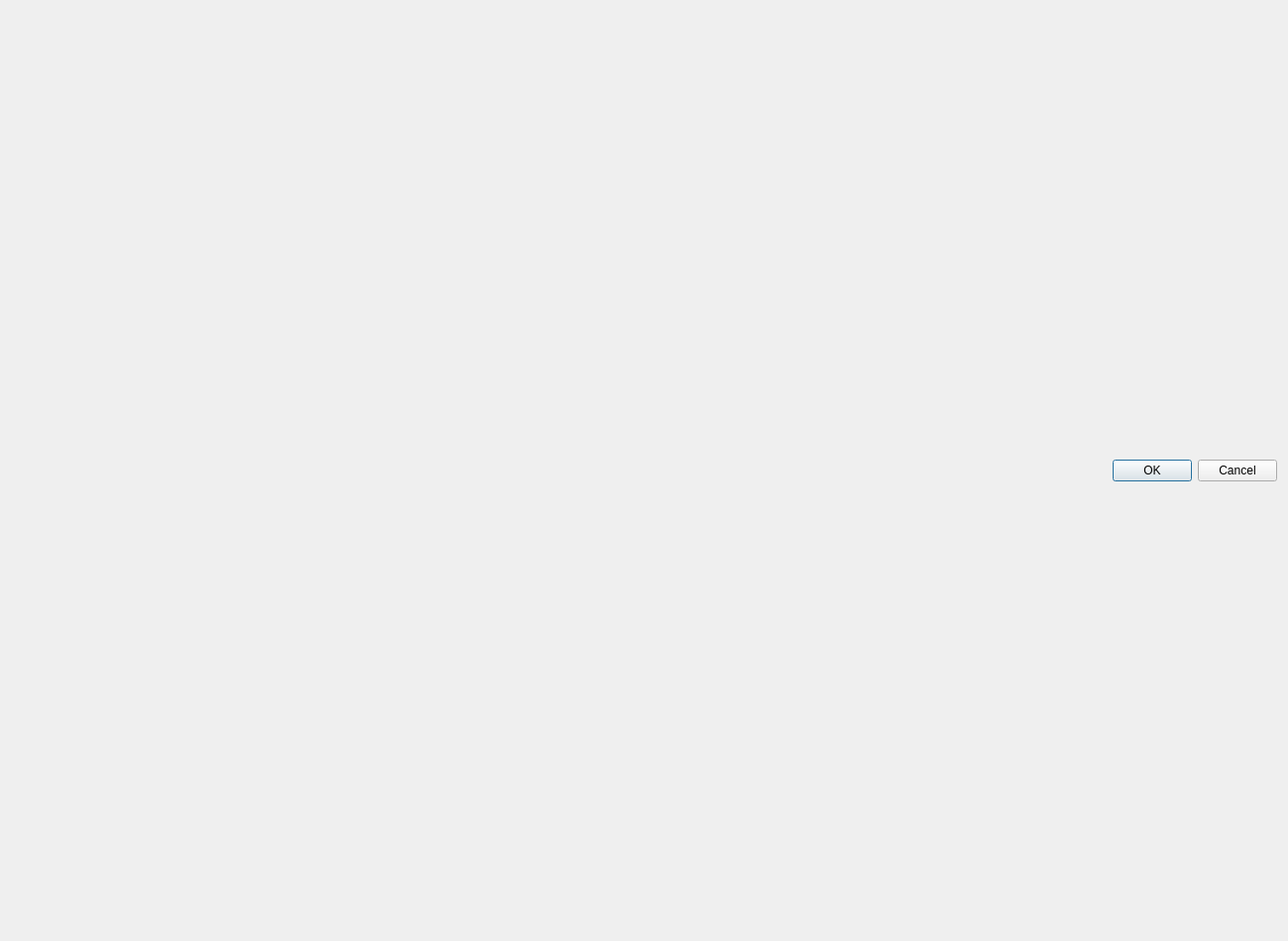
<?xml version="1.0" encoding="UTF-8"?>
<ui version="4.0">
 <class>PeriodicSetupDialog</class>
 <widget class="QDialog" name="PeriodicSetupDialog">
  <property name="geometry">
   <rect>
    <x>0</x>
    <y>0</y>
    <width>1300</width>
    <height>950</height>
   </rect>
  </property>
  <property name="sizePolicy">
   <sizepolicy hsizetype="MinimumExpanding" vsizetype="MinimumExpanding">
    <horstretch>0</horstretch>
    <verstretch>0</verstretch>
   </sizepolicy>
  </property>
  <property name="minimumSize">
   <size>
    <width>1300</width>
    <height>950</height>
   </size>
  </property>
  <property name="windowTitle">
   <string>QEPeriodic - Element configuration</string>
  </property>
  <property name="toolTip">
   <string>Element configuration</string>
  </property>
  <layout class="QVBoxLayout" name="verticalLayout">
   <item>
    <layout class="QGridLayout" name="periodicGridLayout">
     <property name="sizeConstraint">
      <enum>QLayout::SizeConstraint::SetNoConstraint</enum>
     </property>
    </layout>
   </item>
   <item>
    <widget class="QDialogButtonBox" name="buttonBox">
     <property name="standardButtons">
      <set>QDialogButtonBox::StandardButton::Cancel|QDialogButtonBox::StandardButton::Ok</set>
     </property>
    </widget>
   </item>
  </layout>
 </widget>
 <resources/>
 <connections/>
</ui>
